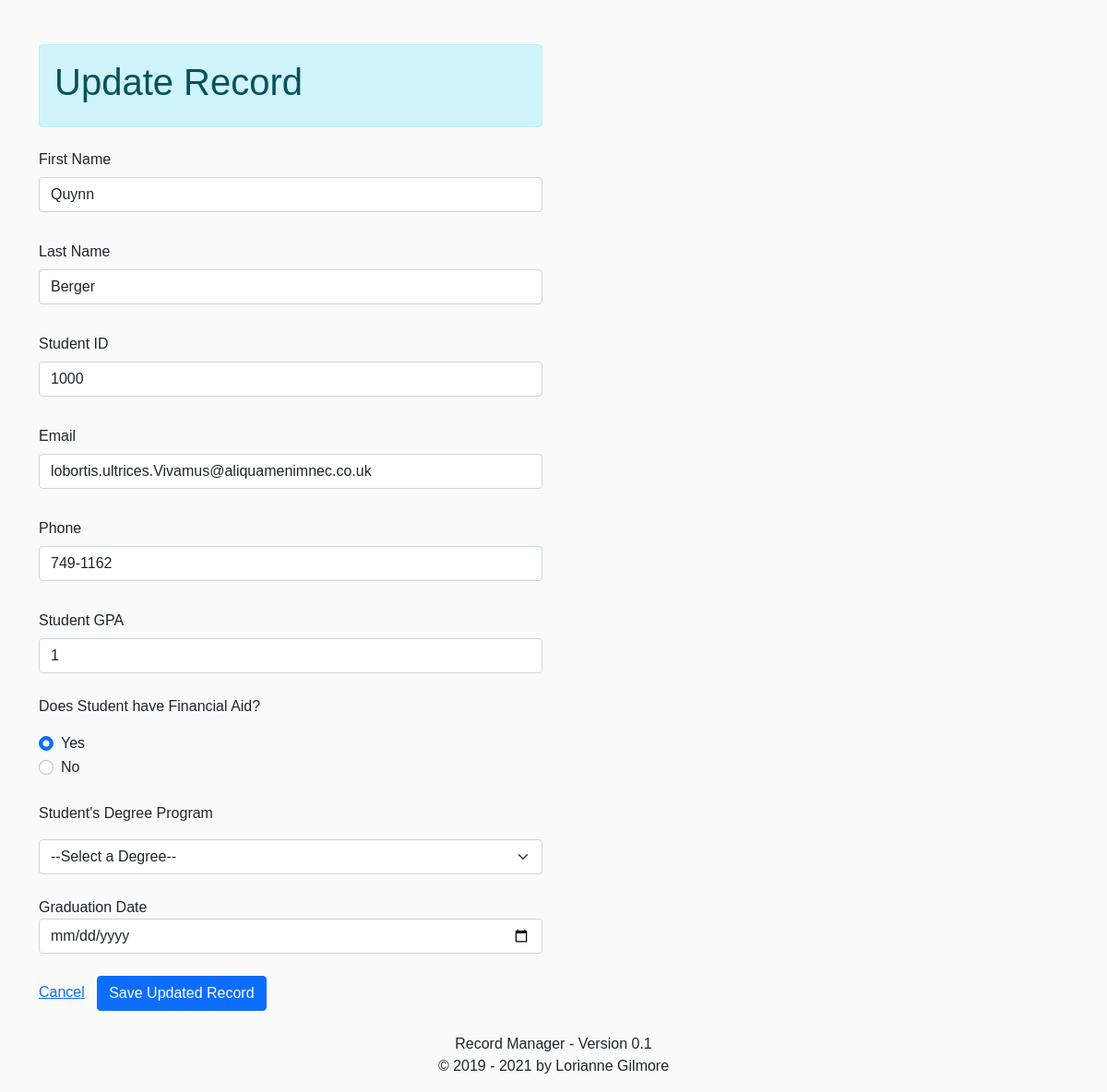
Page /update-record.php?id=1 (signed in) on the committed database.
### tables this page shows
CREATE TABLE `student_v2` (
  `id` mediumint(8) UNSIGNED NOT NULL,
  `student_id` mediumint(9) NOT NULL,
  `first_name` varchar(255) NOT NULL,
  `last_name` varchar(255) NOT NULL,
  `email` varchar(255) NOT NULL,
  `phone` varchar(100) NOT NULL,
  `degree_program` varchar(255) NOT NULL,
  `gpa` mediumint(9) NOT NULL,
  `financial_aid` mediumint(9) NOT NULL,
  `data_created` timestamp NOT NULL DEFAULT CURRENT_TIMESTAMP ON UPDATE CURRENT_TIMESTAMP
);

### inc/app/config.inc.php (called while the page is built, shortened)
<?php
$db_table = "student_v2";

### inc/update/update.inc.php (called while the page is built, shortened)
<?php
require_once __DIR__ . "/../db/db_connect.inc.php";
require_once __DIR__ . "/../app/config.inc.php";
if (!isset($id)) {
    $id = $_GET["id"];
}
$sql = "SELECT * FROM $db_table WHERE id=:id";
$stmt = $db->prepare($sql);
$stmt->execute(["id" => $id]);
$student_record = $stmt->fetch();
$first = $student_record->first_name;
$last = $student_record->last_name;
$email = $student_record->email;
$phone = $student_record->phone;
$student_id = $student_record->student_id;
$degree_program = $student_record->degree_program;
$gpa = $student_record->gpa;
$financial_aid = $student_record->financial_aid;
if ($financial_aid == '1') {
    $financial_aid_yes = true;
    $financial_aid_no = false;
} else {
    $financial_aid_yes = false;
    $financial_aid_no = true;
}

### inc/shared/form.inc.php (the view, shortened to what this page needs)
<?php
if (basename($_SERVER['PHP_SELF']) == 'create-record.php') {
    $button_label = "Save New Record";
} else if (basename($_SERVER['PHP_SELF']) == 'update-record.php') {
    $button_label = "Save Updated Record";
} else if (basename($_SERVER['PHP_SELF']) == 'advanced-search.php') {
    $button_label = "Search...";
}
?>
<form action="<?php echo htmlspecialchars($_SERVER['PHP_SELF']); ?>" method="POST">
    <label class="col-form-label" for="first">First Name</label>
    <input class="form-control" type="text" id="first" name="first" value="<?= isset($first) ? $first : null ?>">
    <br>
    <label class="col-form-label" for="last">Last Name</label>
    <input class="form-control" type="text" id="last" name="last" value="<?= isset($last) ? $last : null ?>">
    <br>
    <label class=" col-form-label" for="id">Student ID </label>
    <input class="form-control" type="number" id="id" name="student_id" value="<?= isset($student_id) ? $student_id : null ?>">
    <br>
    <label class=" col-form-label" for="email">Email</label>
    <input class="form-control" type="text" id="email" name="email" value="<?= isset($email) ? $email : null ?>">
    <br>
    <label class=" col-form-label" for="phone">Phone</label>
    <input class="form-control" type="text" id="phone" name="phone" value="<?= isset($phone) ? $phone : null ?>">
    <br>
    <label class=" col-form-label" for="gpa">Student GPA </label>
    <input class="form-control" type="number" id="gpa" name="gpa" min="0" max="5" step="0.01" value="<?= isset($gpa) ? $gpa : null ?>">
    <br>
    <p>Does Student have Financial Aid?</p>
    <div class="form-check">
        <input class="form-check-input" type="radio" name="financial_aid" value="1" id="fin_aid_yes" <?= $financial_aid_yes ? 'checked' : null ?>>
        <label class="form-check-label" for="fin_aid_yes">Yes</label>
    </div>
    <div class="form-check">
        <input class="form-check-input" type="radio" name="financial_aid" value="0" id="fin_aid_no" <?= $financial_aid_no ? 'checked' : null ?>>
        <label class="form-check-label" for="fin_aid_no">No</label>
    </div>
    <br>
    <p> Student's Degree Program</p>
    <select class="form-select" id="degree_program" name="degree_program">
        <option value='--' <?= $degree_program == '--' ? 'selected' : null ?>>--Select a Degree--</option>
    </select>
    <br>
    <div>
        <label for="graduation_date">Graduation Date</label>
        <input type="date" name="graduation_date" id="graduation_date" class="form-control" value="<?= isset($graduation_date) ? $graduation_date : null ?>">
        <br>
    </div>
    <a href=" display-records.php">Cancel</a>&nbsp;&nbsp;
    <button class="btn btn-primary" type="submit"><?= $button_label ?></button>
</form>

### css/style.css (style rules this page uses)
body { font-family: Arial, Helvetica, sans-serif; margin: 0; padding: 0; background: #fafafa; }
*, *:before, *:after { box-sizing: border-box; outline: none; }
html { font-family: "Calibre", "Helvetica Neue", "Helvetica", sans-serif; font-size: 16px; font-weight: 300; line-height: 1.5; color: #444; }
button { cursor: pointer; }
button, input { border: none; }

### rows in the picture
student_v2: first "Quynn", last "Berger", student_id "1000", email "lobortis.ultrices.Vivamus@aliquamenimnec.co.uk", phone "749-1162", gpa "1", financial_aid "☑ Yes", financial_aid "☐ No"

### other values in the picture
$button_label "Save Updated Record"
$app_name "Record Manager"
$app_version "0.1"
$app_copyright "© 2019 - 2021 by Lorianne Gilmore"
